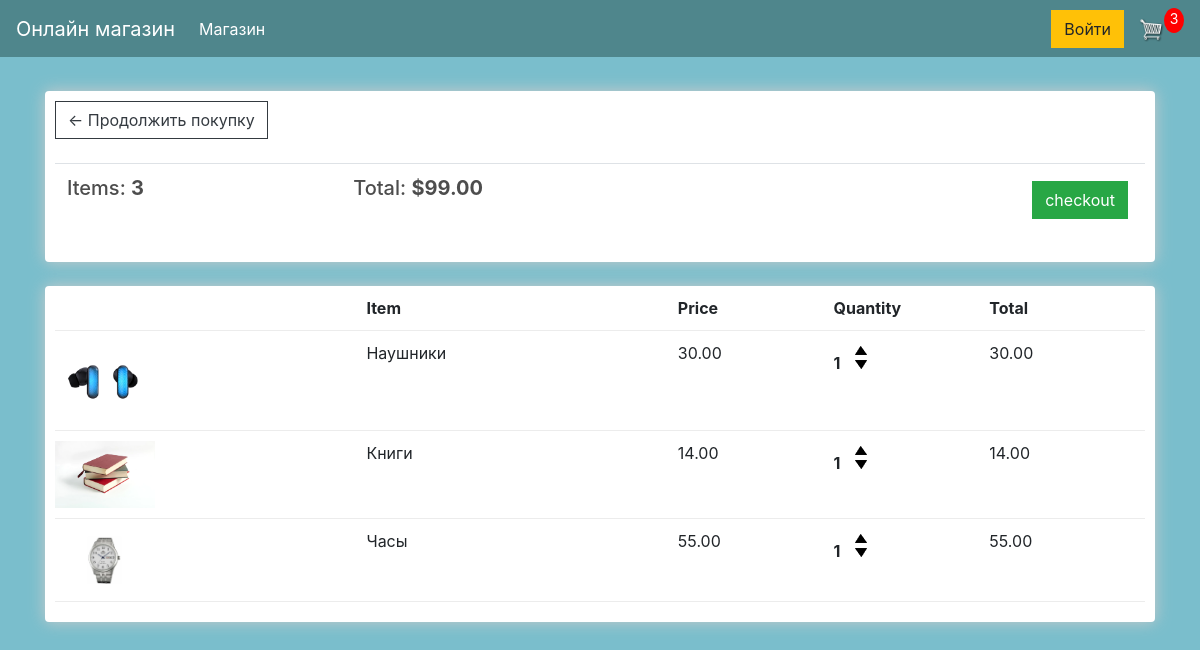
/cart/ (signed in), run on an earlier commit of the app's database.
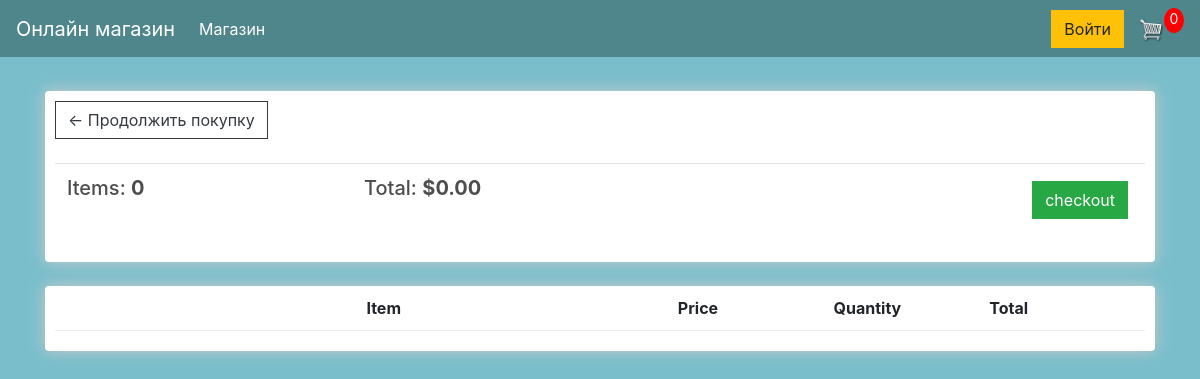
And on a later commit of the database.
### store/models.py (models this page shows, shortened)
class Order(models.Model):
    customer = models.ForeignKey(Customer, on_delete=models.SET_NULL, blank=True, null=True)
    date_ordered = models.DateTimeField(auto_now_add=True)
    complete = models.BooleanField(default=False)
    transaction_id = models.CharField(max_length=200, null=True)
    @property
    def get_cart_total(self):
        orderitems = self.orderitem_set.all()
        total = sum([item.get_total for item in orderitems])
        return total
    @property
    def get_cart_items(self):
        orderitems = self.orderitem_set.all()
        total = sum([item.quantity for item in orderitems])
        return total

class OrderItem(models.Model):
    product = models.ForeignKey(Product, on_delete=models.SET_NULL, null=True)
    order = models.ForeignKey(Order, on_delete=models.SET_NULL, null=True)
    quantity = models.IntegerField(default=0, null=True, blank=True)
    date_added = models.DateTimeField(auto_now_add=True)
    @property
    def get_total(self):
        total = self.product.price * self.quantity
        return total

class Product(models.Model):
    name = models.CharField(max_length=200)
    price = models.DecimalField(max_digits=7, decimal_places=2)
    digital = models.BooleanField(default=False, null=True, blank=True)
    image = models.ImageField(null=True, blank=True)
    @property
    def imageURL(self):
        try:
            url = self.image.url
        except:
            url = ''
        return url

### store/views.py (the view)
# urls.py: path('cart/', cart, name='cart'),
def cart(request):
    data = cartData(request)
    cartItems = data['cartItems']
    order = data['order']
    items = data['items']
    context = {'items': items, 'order': order, 'cartItems': cartItems}
    return render(request, 'store/cart.html', context)

### store/utils.py (called while the page is built)
def cartData(request):
    if request.user.is_authenticated:
        customer = request.user.customer
        order, created = Order.objects.get_or_create(customer=customer, complete=False)
        items = order.orderitem_set.all()
        cartItems = order.get_cart_items
    else:
        cookieData = cookieCart(request)
        cartItems = cookieData['cartItems']
        order = cookieData['order']
        items = cookieData['items']
    return {'cartItems': cartItems, 'order': order, 'items': items}

### store/templates/store/cart.html
{% extends 'store/main.html' %}
{% load static %}
{% block content %}
<div class="row">
    <div class="col-lg-12">
        <div class="box-element">
				<a  class="btn btn-outline-dark" href="{% url 'store' %}">&#x2190; Продолжить покупку</a>
            <br>
            <br>
            <table class="table">
                <tr>
                    <th><h5>Items: <strong>{{ order.get_cart_items }}</strong></h5></th>
                    <th><h5>Total: <strong>${{ order.get_cart_total|floatformat:2 }}</strong></h5></th>
                    <th>
                        <a style="float:right; margin:5px" class="btn btn-success" href="{% url 'checkout' %}">checkout</a>
                    </th>
                </tr>
            </table>
        </div>
        <br>
        <div class="box-element">
            <div class="cart-row">
					<div style="flex:2"></div>
					<div style="flex:2"><strong>Item</strong></div>
					<div style="flex:1"><strong>Price</strong></div>
					<div style="flex:1"><strong>Quantity</strong></div>
					<div style="flex:1"><strong>Total</strong></div>
				</div>
{% for item in items %}
				<div class="cart-row">
					<div style="flex:2"><img class="row-image" src="{{ item.product.imageURL }}"></div>
					<div style="flex:2"><p>{{ item.product.name }}</p></div>
					<div style="flex:1"><p>{{ item.product.price|floatformat:2 }}</p></div>
					<div style="flex:1">
						<p class="quantity">{{ item.quantity }}</p>
						<div class="quantity">
							<img data-product="{{ item.product.id }}" data-action="add" class="chg-quantity update-cart" src="{% static  'images/arrow-up.png' %}">
							<img data-product="{{ item.product.id }}" data-action="remove" class="chg-quantity update-cart" src="{% static  'images/arrow-down.png' %}">
						</div>
					</div>
					<div style="flex:1"><p>{{ item.get_total }}</p></div>
				</div>
			{% endfor %}
        </div>
    </div>
</div>
{% endblock content %}

What changed in the data, as far as the page shows it:
removed OrderItem: product.imageURL (picture), product.name "Наушники", product.price "30.00", quantity "1", get_total "30.00"
removed OrderItem: product.imageURL (picture), product.name "Книги", product.price "14.00", quantity "1", get_total "14.00"
removed OrderItem: product.imageURL (picture), product.name "Часы", product.price "55.00", quantity "1", get_total "55.00"
computed for Order: get_cart_items "3" → "0"; get_cart_total "99.00" → "0.00"
Also different on the page:
{{ cartItems }}: "3" → "0"
